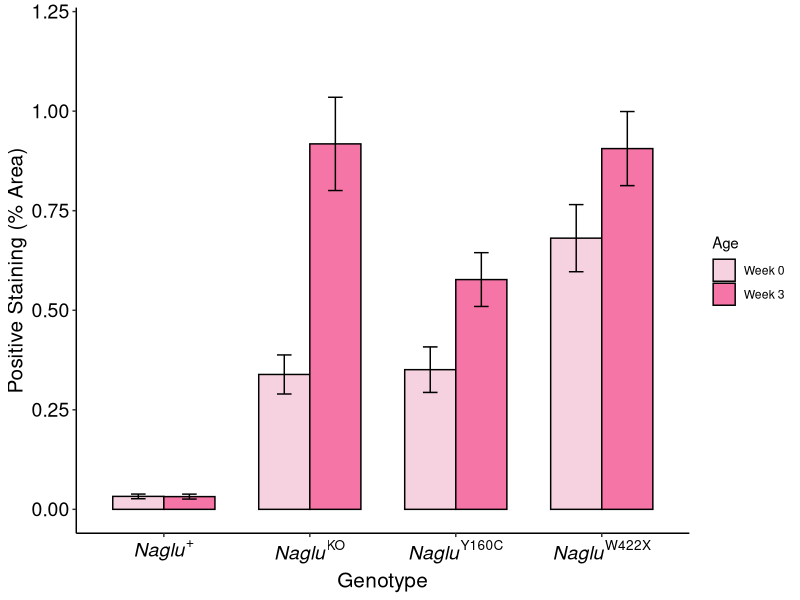
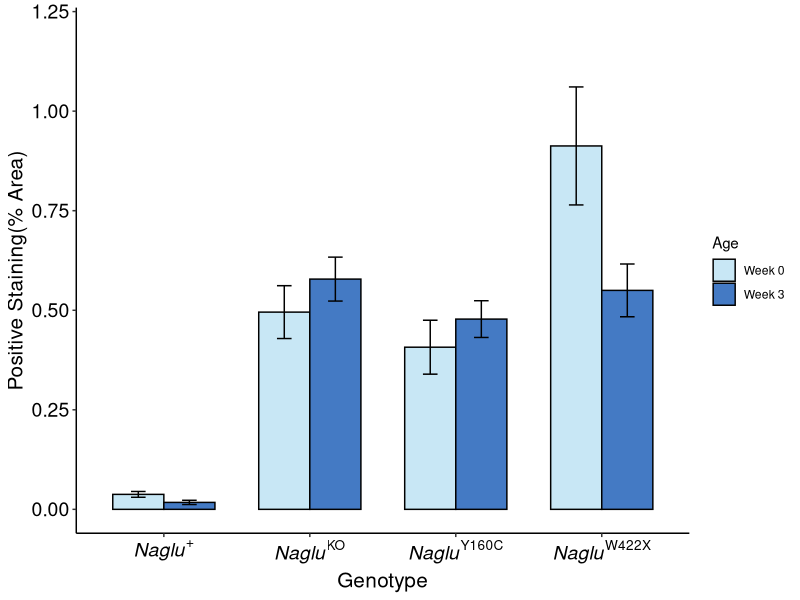

The R script that drew these images, in order:
setwd("path/to/working/directory")

library(ggplot2)
library(dplyr)
colors_F <- c("#F6D2E0", "#F575A6")
colors_M <- c("#C8E7F5", "#447AC4")

#import data
lysotracker <- read.csv("Lysotracker_quantification_manual.csv")
lysotracker$Age <- recode(lysotracker$Age, "0" = "Week 0", "3" = "Week 3")

#create summaries for bar garph
summary_stats <- lysotracker%>%
  group_by(Genotype,Sex,Age)%>%
  summarise(
    percent_area = mean(Percent_area),
    sd = sd(Percent_area),
    N = n(),
    SE = sd / sqrt(N)
  )

#subset by sex
lysotracker_M <- subset(summary_stats, Sex == "M")
lysotracker_M$Genotype <- factor(lysotracker_M$Genotype,
                                 levels = c("WG2", "KO", "Y160C", "W422X"))
lysotracker_F <- subset(summary_stats, Sex == "F")
lysotracker_F$Genotype <- factor(lysotracker_F$Genotype,
                                 levels = c("WG2", "KO", "Y160C", "W422X"))

#bar graphs
ggplot(data = lysotracker_F, aes(x = Genotype, y = percent_area, fill=Age))+
  geom_bar(stat="summary", color = "black", position=position_dodge(), width = 0.7)+
  labs(x="Genotype", y= "Positive Staining (% Area)")+
  scale_x_discrete(labels = c(expression(italic("Naglu")^"+"),
                              expression(italic("Naglu")^"KO"),
                              expression(italic("Naglu")^"Y160C"),
                              expression(italic("Naglu")^"W422X"))) +
  expand_limits(y=c(0,1.2))+
  scale_fill_manual(values = colors_F)+
  theme_classic() + theme(axis.text = element_text(size=14, color = "black"))+
  theme(axis.title = element_text(size = 15))+
  geom_errorbar(aes(x=Genotype, ymin = percent_area - SE , 
                    ymax = percent_area + SE),
                width = 0.2, position = position_dodge(0.7))

ggplot(data = lysotracker_M, aes(x = Genotype, y = percent_area, fill=Age))+
  geom_bar(stat="summary", color = "black", position=position_dodge(), width = 0.7)+
  labs(x="Genotype", y= "Positive Staining(% Area)")+
  scale_x_discrete(labels = c(expression(italic("Naglu")^"+"),
                              expression(italic("Naglu")^"KO"),
                              expression(italic("Naglu")^"Y160C"),
                              expression(italic("Naglu")^"W422X"))) +
  expand_limits(y=c(0,1.2))+
  scale_fill_manual(values = colors_M)+
  theme_classic() + theme(axis.text = element_text(size=14, color = "black"))+
  theme(axis.title = element_text(size = 15))+
  geom_errorbar(aes(x=Genotype, ymin = percent_area - SE , 
                    ymax = percent_area + SE),
                width = 0.2, position = position_dodge(0.7))
